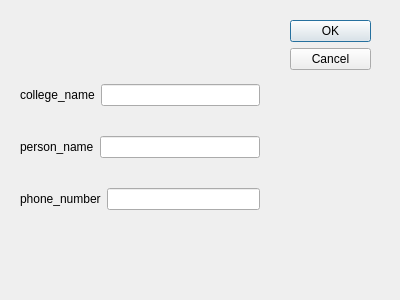
<?xml version="1.0" encoding="UTF-8"?>
<ui version="4.0">
 <class>insert_college</class>
 <widget class="QDialog" name="insert_college">
  <property name="geometry">
   <rect>
    <x>0</x>
    <y>0</y>
    <width>400</width>
    <height>300</height>
   </rect>
  </property>
  <property name="windowTitle">
   <string>Dialog</string>
  </property>
  <widget class="QDialogButtonBox" name="buttonBox">
   <property name="geometry">
    <rect>
     <x>290</x>
     <y>20</y>
     <width>81</width>
     <height>241</height>
    </rect>
   </property>
   <property name="orientation">
    <enum>Qt::Vertical</enum>
   </property>
   <property name="standardButtons">
    <set>QDialogButtonBox::Cancel|QDialogButtonBox::Ok</set>
   </property>
  </widget>
  <widget class="QWidget" name="layoutWidget">
   <property name="geometry">
    <rect>
     <x>20</x>
     <y>60</y>
     <width>240</width>
     <height>176</height>
    </rect>
   </property>
   <layout class="QVBoxLayout" name="verticalLayout">
    <item>
     <layout class="QHBoxLayout" name="horizontalLayout">
      <item>
       <widget class="QLabel" name="college_name_label">
        <property name="text">
         <string>college_name</string>
        </property>
       </widget>
      </item>
      <item>
       <widget class="QLineEdit" name="college_name_lineEdit"/>
      </item>
     </layout>
    </item>
    <item>
     <layout class="QHBoxLayout" name="horizontalLayout_2">
      <item>
       <widget class="QLabel" name="person_name_label">
        <property name="text">
         <string>person_name</string>
        </property>
       </widget>
      </item>
      <item>
       <widget class="QLineEdit" name="peraon_name_lineEdit"/>
      </item>
     </layout>
    </item>
    <item>
     <layout class="QHBoxLayout" name="horizontalLayout_3">
      <item>
       <widget class="QLabel" name="phone_number_label">
        <property name="text">
         <string>phone_number</string>
        </property>
       </widget>
      </item>
      <item>
       <widget class="QLineEdit" name="phone_number_lineEdit"/>
      </item>
     </layout>
    </item>
   </layout>
  </widget>
 </widget>
 <resources/>
 <connections>
  <connection>
   <sender>buttonBox</sender>
   <signal>accepted()</signal>
   <receiver>insert_college</receiver>
   <slot>accept()</slot>
   <hints>
    <hint type="sourcelabel">
     <x>248</x>
     <y>254</y>
    </hint>
    <hint type="destinationlabel">
     <x>157</x>
     <y>274</y>
    </hint>
   </hints>
  </connection>
  <connection>
   <sender>buttonBox</sender>
   <signal>rejected()</signal>
   <receiver>insert_college</receiver>
   <slot>reject()</slot>
   <hints>
    <hint type="sourcelabel">
     <x>316</x>
     <y>260</y>
    </hint>
    <hint type="destinationlabel">
     <x>286</x>
     <y>274</y>
    </hint>
   </hints>
  </connection>
 </connections>
</ui>
